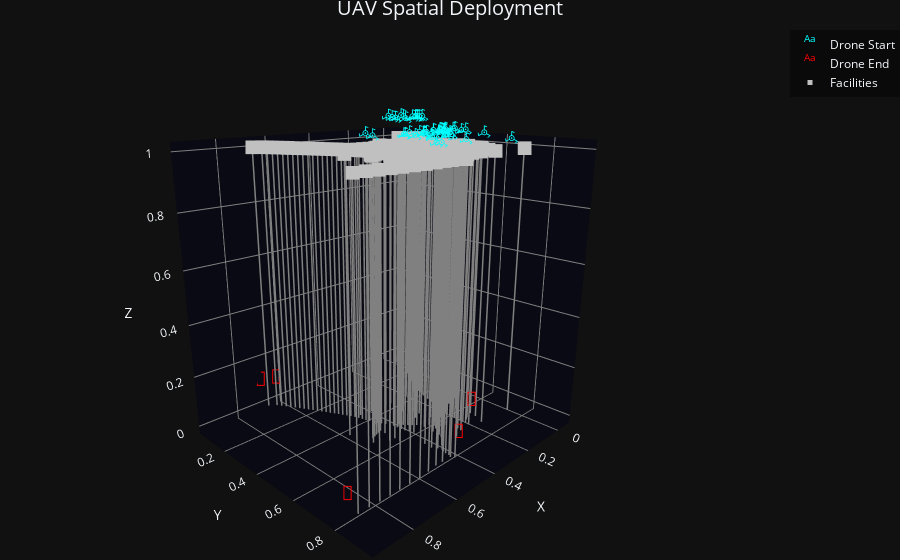

Notebook code for this chart:
### Code cell
plot_UAV_FLPO(START_locs, END_locs, F_base, (4,3))
plot_UAV_FLPO_3D(START_locs, END_locs, F_base)

### Figure 1 — Plotly figure (JSON) as saved in the notebook; plotly's stock layout.template omitted (floating-point values rounded to 4 significant figures; data arrays with more than 128 entries replaced by an {"elided": "..."} marker saying what was removed)
{"data": [{"mode": "text", "name": "Drone Start", "text": ["𖥂", "𖥂", "𖥂", "𖥂", "𖥂", "𖥂", "𖥂", "𖥂", "𖥂", "𖥂", "𖥂", "𖥂", "𖥂", "𖥂", "𖥂", "𖥂", "𖥂", "𖥂", "𖥂", "𖥂", "𖥂", "𖥂", "𖥂", "𖥂", "𖥂", "𖥂", "𖥂", "𖥂", "𖥂", "𖥂", "𖥂", "𖥂", "𖥂", "𖥂", "𖥂", "𖥂", "𖥂", "𖥂", "𖥂", "𖥂", "𖥂", "𖥂", "𖥂", "𖥂", "𖥂", "𖥂", "𖥂", "𖥂", "𖥂", "𖥂"], "textfont": {"color": "cyan", "size": 16}, "type": "scatter3d", "x": [0.4272, 0.2988, 0.4872, 0.4497, 0.416, 0.3714, 0.5195, 0.5924, 0.4868, 0.6035, 0.4593, 0.3166, 0.3542, 0.3772, 0.314, 0.3485, 0.2562, 0.3332, 0.2726, 0.2917, 0.2645, 0.3275, 0.3175, 0.2934, 0.3585, 0.3434, 0.6059, 0.4265, 0.4616, 0.5089, 0.415, 0.5169, 0.4335, 0.5775, 0.4396, 0.3942, 0.5077, 0.3678, 0.04425, -0.02974, -0.02853, -0.005378, 0.01413, -0.05098, -0.001445, -0.02785, 0.07841, -0.01472, 0.09004, 0.08128], "y": [0.7376, 0.7787, 0.7264, 0.7446, 0.742, 0.9315, 0.7549, 0.8534, 0.8559, 0.8447, 0.6656, 0.6196, 0.6148, 0.6568, 0.6094, 0.6572, 0.6246, 0.645, 0.6305, 0.681, 0.6773, 0.6204, 0.6305, 0.6137, 0.6201, 0.6482, 0.5923, 0.6394, 0.6098, 0.6776, 0.64, 0.6375, 0.6272, 0.5308, 0.648, 0.6757, 0.6348, 0.6957, 0.09958, 0.184, 0.2044, 0.189, 0.1567, 0.1999, 0.208, 0.1947, 0.2292, 0.1149, 0.1844, 0.1574], "z": [1.0, 1.0, 1.0, 1.0, 1.0, 1.0, 1.0, 1.0, 1.0, 1.0, 1.0, 1.0, 1.0, 1.0, 1.0, 1.0, 1.0, 1.0, 1.0, 1.0, 1.0, 1.0, 1.0, 1.0, 1.0, 1.0, 1.0, 1.0, 1.0, 1.0, 1.0, 1.0, 1.0, 1.0, 1.0, 1.0, 1.0, 1.0, 1.0, 1.0, 1.0, 1.0, 1.0, 1.0, 1.0, 1.0, 1.0, 1.0, 1.0, 1.0]}, {"mode": "text", "name": "Drone End", "text": ["📍", "📍", "📍", "📍", "📍", "📍", "📍", "📍", "📍", "📍", "📍", "📍", "📍", "📍", "📍", "📍", "📍", "📍", "📍", "📍", "📍", "📍", "📍", "📍", "📍", "📍", "📍", "📍", "📍", "📍", "📍", "📍", "📍", "📍", "📍", "📍", "📍", "📍", "📍", "📍", "📍", "📍", "📍", "📍", "📍", "📍", "📍", "📍", "📍", "📍"], "textfont": {"color": "red", "size": 20}, "type": "scatter3d", "x": [0.9345, 0.9345, 0.9345, 0.9345, 0.9345, 0.9345, 0.9345, 0.9345, 0.9345, 0.9345, 0.4503, 0.4503, 0.4503, 0.4503, 0.4503, 0.4503, 0.4503, 0.4503, 0.4503, 0.4503, 0.7136, 0.7136, 0.7136, 0.7136, 0.7136, 0.7136, 0.7136, 0.7136, 0.7136, 0.7136, 0.659, 0.659, 0.659, 0.659, 0.659, 0.659, 0.659, 0.659, 0.659, 0.659, 0.2491, 0.2491, 0.2491, 0.2491, 0.2491, 0.2491, 0.2491, 0.2491, 0.2491, 0.2491], "y": [0.8207, 0.8207, 0.8207, 0.8207, 0.8207, 0.8207, 0.8207, 0.8207, 0.8207, 0.8207, 0.8435, 0.8435, 0.8435, 0.8435, 0.8435, 0.8435, 0.8435, 0.8435, 0.8435, 0.8435, 0.05569, 0.05569, 0.05569, 0.05569, 0.05569, 0.05569, 0.05569, 0.05569, 0.05569, 0.05569, 0.08356, 0.08356, 0.08356, 0.08356, 0.08356, 0.08356, 0.08356, 0.08356, 0.08356, 0.08356, 0.742, 0.742, 0.742, 0.742, 0.742, 0.742, 0.742, 0.742, 0.742, 0.742], "z": [0.0, 0.0, 0.0, 0.0, 0.0, 0.0, 0.0, 0.0, 0.0, 0.0, 0.0, 0.0, 0.0, 0.0, 0.0, 0.0, 0.0, 0.0, 0.0, 0.0, 0.0, 0.0, 0.0, 0.0, 0.0, 0.0, 0.0, 0.0, 0.0, 0.0, 0.0, 0.0, 0.0, 0.0, 0.0, 0.0, 0.0, 0.0, 0.0, 0.0, 0.0, 0.0, 0.0, 0.0, 0.0, 0.0, 0.0, 0.0, 0.0, 0.0]}, {"line": {"color": "gray", "width": 3}, "mode": "lines", "showlegend": false, "type": "scatter3d", "x": [0.2427, 0.2427], "y": [0.6192, 0.6192], "z": [0, 1]}, {"line": {"color": "gray", "width": 3}, "mode": "lines", "showlegend": false, "type": "scatter3d", "x": [0.2396, 0.2396], "y": [0.3992, 0.3992], "z": [0, 1]}, {"line": {"color": "gray", "width": 3}, "mode": "lines", "showlegend": false, "type": "scatter3d", "x": [0.008347, 0.008347], "y": [0.2108, 0.2108], "z": [0, 1]}, {"line": {"color": "gray", "width": 3}, "mode": "lines", "showlegend": false, "type": "scatter3d", "x": [0.3345, 0.3345], "y": [0.4036, 0.4036], "z": [0, 1]}, {"line": {"color": "gray", "width": 3}, "mode": "lines", "showlegend": false, "type": "scatter3d", "x": [0.8062, 0.8062], "y": [0.825, 0.825], "z": [0, 1]}, {"line": {"color": "gray", "width": 3}, "mode": "lines", "showlegend": false, "type": "scatter3d", "x": [0.4913, 0.4913], "y": [0.4478, 0.4478], "z": [0, 1]}, {"line": {"color": "gray", "width": 3}, "mode": "lines", "showlegend": false, "type": "scatter3d", "x": [0.4524, 0.4524], "y": [0.5364, 0.5364], "z": [0, 1]}, {"line": {"color": "gray", "width": 3}, "mode": "lines", "showlegend": false, "type": "scatter3d", "x": [0.3473, 0.3473], "y": [0.6439, 0.6439], "z": [0, 1]}, {"line": {"color": "gray", "width": 3}, "mode": "lines", "showlegend": false, "type": "scatter3d", "x": [0.3061, 0.3061], "y": [0.5891, 0.5891], "z": [0, 1]}, {"line": {"color": "gray", "width": 3}, "mode": "lines", "showlegend": false, "type": "scatter3d", "x": [0.4837, 0.4837], "y": [0.3897, 0.3897], "z": [0, 1]}, {"line": {"color": "gray", "width": 3}, "mode": "lines", "showlegend": false, "type": "scatter3d", "x": [0.3789, 0.3789], "y": [0.6494, 0.6494], "z": [0, 1]}, {"line": {"color": "gray", "width": 3}, "mode": "lines", "showlegend": false, "type": "scatter3d", "x": [0.8926, 0.8926], "y": [0.8219, 0.8219], "z": [0, 1]}, {"line": {"color": "gray", "width": 3}, "mode": "lines", "showlegend": false, "type": "scatter3d", "x": [0.3211, 0.3211], "y": [0.5182, 0.5182], "z": [0, 1]}, {"line": {"color": "gray", "width": 3}, "mode": "lines", "showlegend": false, "type": "scatter3d", "x": [0.3589, 0.3589], "y": [0.3689, 0.3689], "z": [0, 1]}, {"line": {"color": "gray", "width": 3}, "mode": "lines", "showlegend": false, "type": "scatter3d", "x": [0.338, 0.338], "y": [0.6298, 0.6298], "z": [0, 1]}, {"line": {"color": "gray", "width": 3}, "mode": "lines", "showlegend": false, "type": "scatter3d", "x": [0.448, 0.448], "y": [0.5724, 0.5724], "z": [0, 1]}, {"line": {"color": "gray", "width": 3}, "mode": "lines", "showlegend": false, "type": "scatter3d", "x": [0.1979, 0.1979], "y": [0.7493, 0.7493], "z": [0, 1]}, {"line": {"color": "gray", "width": 3}, "mode": "lines", "showlegend": false, "type": "scatter3d", "x": [0.1741, 0.1741], "y": [0.6589, 0.6589], "z": [0, 1]}, {"line": {"color": "gray", "width": 3}, "mode": "lines", "showlegend": false, "type": "scatter3d", "x": [0.4439, 0.4439], "y": [0.5323, 0.5323], "z": [0, 1]}, {"line": {"color": "gray", "width": 3}, "mode": "lines", "showlegend": false, "type": "scatter3d", "x": [0.3109, 0.3109], "y": [0.6715, 0.6715], "z": [0, 1]}, {"line": {"color": "gray", "width": 3}, "mode": "lines", "showlegend": false, "type": "scatter3d", "x": [0.3915, 0.3915], "y": [0.3882, 0.3882], "z": [0, 1]}, {"line": {"color": "gray", "width": 3}, "mode": "lines", "showlegend": false, "type": "scatter3d", "x": [0.1121, 0.1121], "y": [0.5686, 0.5686], "z": [0, 1]}, {"line": {"color": "gray", "width": 3}, "mode": "lines", "showlegend": false, "type": "scatter3d", "x": [0.2093, 0.2093], "y": [0.6895, 0.6895], "z": [0, 1]}, {"line": {"color": "gray", "width": 3}, "mode": "lines", "showlegend": false, "type": "scatter3d", "x": [0.4937, 0.4937], "y": [0.4798, 0.4798], "z": [0, 1]}, {"line": {"color": "gray", "width": 3}, "mode": "lines", "showlegend": false, "type": "scatter3d", "x": [0.5118, 0.5118], "y": [0.6011, 0.6011], "z": [0, 1]}, {"line": {"color": "gray", "width": 3}, "mode": "lines", "showlegend": false, "type": "scatter3d", "x": [0.6149, 0.6149], "y": [0.1801, 0.1801], "z": [0, 1]}, {"line": {"color": "gray", "width": 3}, "mode": "lines", "showlegend": false, "type": "scatter3d", "x": [0.5405, 0.5405], "y": [0.5368, 0.5368], "z": [0, 1]}, {"line": {"color": "gray", "width": 3}, "mode": "lines", "showlegend": false, "type": "scatter3d", "x": [0.28, 0.28], "y": [0.6187, 0.6187], "z": [0, 1]}, {"line": {"color": "gray", "width": 3}, "mode": "lines", "showlegend": false, "type": "scatter3d", "x": [0.5387, 0.5387], "y": [0.3241, 0.3241], "z": [0, 1]}, {"line": {"color": "gray", "width": 3}, "mode": "lines", "showlegend": false, "type": "scatter3d", "x": [-0.01306, -0.01306], "y": [0.2036, 0.2036], "z": [0, 1]}, {"line": {"color": "gray", "width": 3}, "mode": "lines", "showlegend": false, "type": "scatter3d", "x": [0.2474, 0.2474], "y": [0.7127, 0.7127], "z": [0, 1]}, {"line": {"color": "gray", "width": 3}, "mode": "lines", "showlegend": false, "type": "scatter3d", "x": [0.2857, 0.2857], "y": [0.4018, 0.4018], "z": [0, 1]}, {"line": {"color": "gray", "width": 3}, "mode": "lines", "showlegend": false, "type": "scatter3d", "x": [0.5307, 0.5307], "y": [0.3393, 0.3393], "z": [0, 1]}, {"line": {"color": "gray", "width": 3}, "mode": "lines", "showlegend": false, "type": "scatter3d", "x": [0.4715, 0.4715], "y": [0.4914, 0.4914], "z": [0, 1]}, {"line": {"color": "gray", "width": 3}, "mode": "lines", "showlegend": false, "type": "scatter3d", "x": [0.5232, 0.5232], "y": [0.3548, 0.3548], "z": [0, 1]}, {"line": {"color": "gray", "width": 3}, "mode": "lines", "showlegend": false, "type": "scatter3d", "x": [0.4406, 0.4406], "y": [0.6056, 0.6056], "z": [0, 1]}, {"line": {"color": "gray", "width": 3}, "mode": "lines", "showlegend": false, "type": "scatter3d", "x": [0.2627, 0.2627], "y": [0.4015, 0.4015], "z": [0, 1]}, {"line": {"color": "gray", "width": 3}, "mode": "lines", "showlegend": false, "type": "scatter3d", "x": [0.3776, 0.3776], "y": [0.6226, 0.6226], "z": [0, 1]}, {"line": {"color": "gray", "width": 3}, "mode": "lines", "showlegend": false, "type": "scatter3d", "x": [0.2145, 0.2145], "y": [0.5253, 0.5253], "z": [0, 1]}, {"line": {"color": "gray", "width": 3}, "mode": "lines", "showlegend": false, "type": "scatter3d", "x": [0.09281, 0.09281], "y": [0.2759, 0.2759], "z": [0, 1]}, {"line": {"color": "gray", "width": 3}, "mode": "lines", "showlegend": false, "type": "scatter3d", "x": [0.4463, 0.4463], "y": [0.5891, 0.5891], "z": [0, 1]}, {"line": {"color": "gray", "width": 3}, "mode": "lines", "showlegend": false, "type": "scatter3d", "x": [0.6634, 0.6634], "y": [0.0971, 0.0971], "z": [0, 1]}, {"line": {"color": "gray", "width": 3}, "mode": "lines", "showlegend": false, "type": "scatter3d", "x": [0.2011, 0.2011], "y": [0.4827, 0.4827], "z": [0, 1]}, {"line": {"color": "gray", "width": 3}, "mode": "lines", "showlegend": false, "type": "scatter3d", "x": [0.4392, 0.4392], "y": [0.7616, 0.7616], "z": [0, 1]}, {"line": {"color": "gray", "width": 3}, "mode": "lines", "showlegend": false, "type": "scatter3d", "x": [0.2862, 0.2862], "y": [0.6287, 0.6287], "z": [0, 1]}, {"line": {"color": "gray", "width": 3}, "mode": "lines", "showlegend": false, "type": "scatter3d", "x": [0.2231, 0.2231], "y": [0.6977, 0.6977], "z": [0, 1]}, {"line": {"color": "gray", "width": 3}, "mode": "lines", "showlegend": false, "type": "scatter3d", "x": [0.4329, 0.4329], "y": [0.3961, 0.3961], "z": [0, 1]}, {"line": {"color": "gray", "width": 3}, "mode": "lines", "showlegend": false, "type": "scatter3d", "x": [0.5267, 0.5267], "y": [0.5322, 0.5322], "z": [0, 1]}, {"line": {"color": "gray", "width": 3}, "mode": "lines", "showlegend": false, "type": "scatter3d", "x": [0.4298, 0.4298], "y": [0.7513, 0.7513], "z": [0, 1]}, {"line": {"color": "gray", "width": 3}, "mode": "lines", "showlegend": false, "type": "scatter3d", "x": [0.03509, 0.03509], "y": [0.1485, 0.1485], "z": [0, 1]}, {"line": {"color": "gray", "width": 3}, "mode": "lines", "showlegend": false, "type": "scatter3d", "x": [0.5114, 0.5114], "y": [0.6255, 0.6255], "z": [0, 1]}, {"line": {"color": "gray", "width": 3}, "mode": "lines", "showlegend": false, "type": "scatter3d", "x": [0.588, 0.588], "y": [0.2294, 0.2294], "z": [0, 1]}, {"line": {"color": "gray", "width": 3}, "mode": "lines", "showlegend": false, "type": "scatter3d", "x": [0.2235, 0.2235], "y": [0.5537, 0.5537], "z": [0, 1]}, {"line": {"color": "gray", "width": 3}, "mode": "lines", "showlegend": false, "type": "scatter3d", "x": [0.1741, 0.1741], "y": [0.6778, 0.6778], "z": [0, 1]}, {"line": {"color": "gray", "width": 3}, "mode": "lines", "showlegend": false, "type": "scatter3d", "x": [0.1935, 0.1935], "y": [0.5955, 0.5955], "z": [0, 1]}, {"line": {"color": "gray", "width": 3}, "mode": "lines", "showlegend": false, "type": "scatter3d", "x": [0.1938, 0.1938], "y": [0.3962, 0.3962], "z": [0, 1]}, {"line": {"color": "gray", "width": 3}, "mode": "lines", "showlegend": false, "type": "scatter3d", "x": [0.6533, 0.6533], "y": [0.1141, 0.1141], "z": [0, 1]}, {"line": {"color": "gray", "width": 3}, "mode": "lines", "showlegend": false, "type": "scatter3d", "x": [0.2478, 0.2478], "y": [0.6877, 0.6877], "z": [0, 1]}, {"line": {"color": "gray", "width": 3}, "mode": "lines", "showlegend": false, "type": "scatter3d", "x": [0.4953, 0.4953], "y": [0.4324, 0.4324], "z": [0, 1]}, {"line": {"color": "gray", "width": 3}, "mode": "lines", "showlegend": false, "type": "scatter3d", "x": [0.5035, 0.5035], "y": [0.4008, 0.4008], "z": [0, 1]}, {"line": {"color": "gray", "width": 3}, "mode": "lines", "showlegend": false, "type": "scatter3d", "x": [0.3504, 0.3504], "y": [0.4814, 0.4814], "z": [0, 1]}, {"line": {"color": "gray", "width": 3}, "mode": "lines", "showlegend": false, "type": "scatter3d", "x": [0.5086, 0.5086], "y": [0.385, 0.385], "z": [0, 1]}, {"line": {"color": "gray", "width": 3}, "mode": "lines", "showlegend": false, "type": "scatter3d", "x": [0.2199, 0.2199], "y": [0.6195, 0.6195], "z": [0, 1]}, {"line": {"color": "gray", "width": 3}, "mode": "lines", "showlegend": false, "type": "scatter3d", "x": [0.411, 0.411], "y": [0.5701, 0.5701], "z": [0, 1]}, {"line": {"color": "gray", "width": 3}, "mode": "lines", "showlegend": false, "type": "scatter3d", "x": [0.4547, 0.4547], "y": [0.7542, 0.7542], "z": [0, 1]}, {"line": {"color": "gray", "width": 3}, "mode": "lines", "showlegend": false, "type": "scatter3d", "x": [0.176, 0.176], "y": [0.4104, 0.4104], "z": [0, 1]}, {"line": {"color": "gray", "width": 3}, "mode": "lines", "showlegend": false, "type": "scatter3d", "x": [0.1867, 0.1867], "y": [0.6142, 0.6142], "z": [0, 1]}, {"line": {"color": "gray", "width": 3}, "mode": "lines", "showlegend": false, "type": "scatter3d", "x": [0.1531, 0.1531], "y": [0.3698, 0.3698], "z": [0, 1]}, {"line": {"color": "gray", "width": 3}, "mode": "lines", "showlegend": false, "type": "scatter3d", "x": [0.2426, 0.2426], "y": [0.6326, 0.6326], "z": [0, 1]}, {"line": {"color": "gray", "width": 3}, "mode": "lines", "showlegend": false, "type": "scatter3d", "x": [0.6302, 0.6302], "y": [0.8293, 0.8293], "z": [0, 1]}, {"line": {"color": "gray", "width": 3}, "mode": "lines", "showlegend": false, "type": "scatter3d", "x": [0.5001, 0.5001], "y": [0.4959, 0.4959], "z": [0, 1]}, {"line": {"color": "gray", "width": 3}, "mode": "lines", "showlegend": false, "type": "scatter3d", "x": [0.3013, 0.3013], "y": [0.7336, 0.7336], "z": [0, 1]}, {"line": {"color": "gray", "width": 3}, "mode": "lines", "showlegend": false, "type": "scatter3d", "x": [0.3652, 0.3652], "y": [0.6149, 0.6149], "z": [0, 1]}, {"line": {"color": "gray", "width": 3}, "mode": "lines", "showlegend": false, "type": "scatter3d", "x": [0.4662, 0.4662], "y": [0.7356, 0.7356], "z": [0, 1]}, {"line": {"color": "gray", "width": 3}, "mode": "lines", "showlegend": false, "type": "scatter3d", "x": [0.6884, 0.6884], "y": [0.07661, 0.07661], "z": [0, 1]}, {"line": {"color": "gray", "width": 3}, "mode": "lines", "showlegend": false, "type": "scatter3d", "x": [0.06435, 0.06435], "y": [0.2352, 0.2352], "z": [0, 1]}, {"line": {"color": "gray", "width": 3}, "mode": "lines", "showlegend": false, "type": "scatter3d", "x": [0.2278, 0.2278], "y": [0.5667, 0.5667], "z": [0, 1]}, {"line": {"color": "gray", "width": 3}, "mode": "lines", "showlegend": false, "type": "scatter3d", "x": [0.1618, 0.1618], "y": [0.3829, 0.3829], "z": [0, 1]}, {"line": {"color": "gray", "width": 3}, "mode": "lines", "showlegend": false, "type": "scatter3d", "x": [0.3809, 0.3809], "y": [0.6974, 0.6974], "z": [0, 1]}, {"line": {"color": "gray", "width": 3}, "mode": "lines", "showlegend": false, "type": "scatter3d", "x": [0.3536, 0.3536], "y": [0.4719, 0.4719], "z": [0, 1]}, {"line": {"color": "gray", "width": 3}, "mode": "lines", "showlegend": false, "type": "scatter3d", "x": [0.624, 0.624], "y": [0.1637, 0.1637], "z": [0, 1]}, {"line": {"color": "gray", "width": 3}, "mode": "lines", "showlegend": false, "type": "scatter3d", "x": [0.1015, 0.1015], "y": [0.2897, 0.2897], "z": [0, 1]}, {"line": {"color": "gray", "width": 3}, "mode": "lines", "showlegend": false, "type": "scatter3d", "x": [0.196, 0.196], "y": [0.5645, 0.5645], "z": [0, 1]}, {"line": {"color": "gray", "width": 3}, "mode": "lines", "showlegend": false, "type": "scatter3d", "x": [0.3772, 0.3772], "y": [0.6051, 0.6051], "z": [0, 1]}, {"line": {"color": "gray", "width": 3}, "mode": "lines", "showlegend": false, "type": "scatter3d", "x": [0.187, 0.187], "y": [0.4392, 0.4392], "z": [0, 1]}, {"line": {"color": "gray", "width": 3}, "mode": "lines", "showlegend": false, "type": "scatter3d", "x": [0.1777, 0.1777], "y": [0.5243, 0.5243], "z": [0, 1]}, {"line": {"color": "gray", "width": 3}, "mode": "lines", "showlegend": false, "type": "scatter3d", "x": [0.06299, 0.06299], "y": [0.196, 0.196], "z": [0, 1]}, {"line": {"color": "gray", "width": 3}, "mode": "lines", "showlegend": false, "type": "scatter3d", "x": [0.1706, 0.1706], "y": [0.3954, 0.3954], "z": [0, 1]}, {"line": {"color": "gray", "width": 3}, "mode": "lines", "showlegend": false, "type": "scatter3d", "x": [0.4548, 0.4548], "y": [0.5201, 0.5201], "z": [0, 1]}, {"line": {"color": "gray", "width": 3}, "mode": "lines", "showlegend": false, "type": "scatter3d", "x": [0.1162, 0.1162], "y": [0.5289, 0.5289], "z": [0, 1]}, {"line": {"color": "gray", "width": 3}, "mode": "lines", "showlegend": false, "type": "scatter3d", "x": [0.4565, 0.4565], "y": [0.8325, 0.8325], "z": [0, 1]}, {"line": {"color": "gray", "width": 3}, "mode": "lines", "showlegend": false, "type": "scatter3d", "x": [0.1631, 0.1631], "y": [0.4934, 0.4934], "z": [0, 1]}, {"line": {"color": "gray", "width": 3}, "mode": "lines", "showlegend": false, "type": "scatter3d", "x": [0.2472, 0.2472], "y": [0.6744, 0.6744], "z": [0, 1]}, {"line": {"color": "gray", "width": 3}, "mode": "lines", "showlegend": false, "type": "scatter3d", "x": [0.1916, 0.1916], "y": [0.4539, 0.4539], "z": [0, 1]}, {"line": {"color": "gray", "width": 3}, "mode": "lines", "showlegend": false, "type": "scatter3d", "x": [0.6117, 0.6117], "y": [0.4717, 0.4717], "z": [0, 1]}, {"line": {"color": "gray", "width": 3}, "mode": "lines", "showlegend": false, "type": "scatter3d", "x": [0.1105, 0.1105], "y": [0.3035, 0.3035], "z": [0, 1]}, {"line": {"color": "gray", "width": 3}, "mode": "lines", "showlegend": false, "type": "scatter3d", "x": [0.1195, 0.1195], "y": [0.317, 0.317], "z": [0, 1]}, {"line": {"color": "gray", "width": 3}, "mode": "lines", "showlegend": false, "type": "scatter3d", "x": [0.3147, 0.3147], "y": [0.4946, 0.4946], "z": [0, 1]}, {"line": {"color": "gray", "width": 3}, "mode": "lines", "showlegend": false, "type": "scatter3d", "x": [0.3642, 0.3642], "y": [0.6722, 0.6722], "z": [0, 1]}, {"line": {"color": "gray", "width": 3}, "mode": "lines", "showlegend": false, "type": "scatter3d", "x": [0.5544, 0.5544], "y": [0.2935, 0.2935], "z": [0, 1]}, {"line": {"color": "gray", "width": 3}, "mode": "lines", "showlegend": false, "type": "scatter3d", "x": [0.4639, 0.4639], "y": [0.7026, 0.7026], "z": [0, 1]}, {"line": {"color": "gray", "width": 3}, "mode": "lines", "showlegend": false, "type": "scatter3d", "x": [0.3801, 0.3801], "y": [0.6673, 0.6673], "z": [0, 1]}, {"line": {"color": "gray", "width": 3}, "mode": "lines", "showlegend": false, "type": "scatter3d", "x": [0.2139, 0.2139], "y": [0.5689, 0.5689], "z": [0, 1]}, {"line": {"color": "gray", "width": 3}, "mode": "lines", "showlegend": false, "type": "scatter3d", "x": [0.5971, 0.5971], "y": [0.2129, 0.2129], "z": [0, 1]}, {"line": {"color": "gray", "width": 3}, "mode": "lines", "showlegend": false, "type": "scatter3d", "x": [0.2406, 0.2406], "y": [0.6073, 0.6073], "z": [0, 1]}, {"line": {"color": "gray", "width": 3}, "mode": "lines", "showlegend": false, "type": "scatter3d", "x": [0.5868, 0.5868], "y": [0.5687, 0.5687], "z": [0, 1]}, {"line": {"color": "gray", "width": 3}, "mode": "lines", "showlegend": false, "type": "scatter3d", "x": [0.3159, 0.3159], "y": [0.5404, 0.5404], "z": [0, 1]}, {"line": {"color": "gray", "width": 3}, "mode": "lines", "showlegend": false, "type": "scatter3d", "x": [0.5069, 0.5069], "y": [0.82, 0.82], "z": [0, 1]}, {"line": {"color": "gray", "width": 3}, "mode": "lines", "showlegend": false, "type": "scatter3d", "x": [0.7633, 0.7633], "y": [0.8264, 0.8264], "z": [0, 1]}, {"line": {"color": "gray", "width": 3}, "mode": "lines", "showlegend": false, "type": "scatter3d", "x": [0.5705, 0.5705], "y": [0.2617, 0.2617], "z": [0, 1]}, {"line": {"color": "gray", "width": 3}, "mode": "lines", "showlegend": false, "type": "scatter3d", "x": [0.6436, 0.6436], "y": [0.1309, 0.1309], "z": [0, 1]}, {"line": {"color": "gray", "width": 3}, "mode": "lines", "showlegend": false, "type": "scatter3d", "x": [0.04974, 0.04974], "y": [0.7627, 0.7627], "z": [0, 1]}, {"line": {"color": "gray", "width": 3}, "mode": "lines", "showlegend": false, "type": "scatter3d", "x": [0.145, 0.145], "y": [0.5872, 0.5872], "z": [0, 1]}, {"line": {"color": "gray", "width": 3}, "mode": "lines", "showlegend": false, "type": "scatter3d", "x": [0.4796, 0.4796], "y": [0.4772, 0.4772], "z": [0, 1]}, {"line": {"color": "gray", "width": 3}, "mode": "lines", "showlegend": false, "type": "scatter3d", "x": [0.3462, 0.3462], "y": [0.7499, 0.7499], "z": [0, 1]}, {"line": {"color": "gray", "width": 3}, "mode": "lines", "showlegend": false, "type": "scatter3d", "x": [0.1689, 0.1689], "y": [0.5716, 0.5716], "z": [0, 1]}, {"line": {"color": "gray", "width": 3}, "mode": "lines", "showlegend": false, "type": "scatter3d", "x": [0.5125, 0.5125], "y": [0.5512, 0.5512], "z": [0, 1]}, {"line": {"color": "gray", "width": 3}, "mode": "lines", "showlegend": false, "type": "scatter3d", "x": [0.5541, 0.5541], "y": [0.5413, 0.5413], "z": [0, 1]}, {"line": {"color": "gray", "width": 3}, "mode": "lines", "showlegend": false, "type": "scatter3d", "x": [0.2465, 0.2465], "y": [0.6597, 0.6597], "z": [0, 1]}, {"line": {"color": "gray", "width": 3}, "mode": "lines", "showlegend": false, "type": "scatter3d", "x": [0.2983, 0.2983], "y": [0.7166, 0.7166], "z": [0, 1]}, {"line": {"color": "gray", "width": 3}, "mode": "lines", "showlegend": false, "type": "scatter3d", "x": [0.4505, 0.4505], "y": [0.5539, 0.5539], "z": [0, 1]}, {"line": {"color": "gray", "width": 3}, "mode": "lines", "showlegend": false, "type": "scatter3d", "x": [0.36, 0.36], "y": [0.4027, 0.4027], "z": [0, 1]}, {"line": {"color": "gray", "width": 3}, "mode": "lines", "showlegend": false, "type": "scatter3d", "x": [0.3237, 0.3237], "y": [0.6259, 0.6259], "z": [0, 1]}, {"line": {"color": "gray", "width": 3}, "mode": "lines", "showlegend": false, "type": "scatter3d", "x": [0.1963, 0.1963], "y": [0.4684, 0.4684], "z": [0, 1]}, {"line": {"color": "gray", "width": 3}, "mode": "lines", "showlegend": false, "type": "scatter3d", "x": [0.2323, 0.2323], "y": [0.5802, 0.5802], "z": [0, 1]}, {"line": {"color": "gray", "width": 3}, "mode": "lines", "showlegend": false, "type": "scatter3d", "x": [0.5062, 0.5062], "y": [0.5119, 0.5119], "z": [0, 1]}, {"line": {"color": "gray", "width": 3}, "mode": "lines", "showlegend": false, "type": "scatter3d", "x": [0.1595, 0.1595], "y": [0.5496, 0.5496], "z": [0, 1]}, {"line": {"color": "gray", "width": 3}, "mode": "lines", "showlegend": false, "type": "scatter3d", "x": [0.2189, 0.2189], "y": [0.5393, 0.5393], "z": [0, 1]}, {"line": {"color": "gray", "width": 3}, "mode": "lines", "showlegend": false, "type": "scatter3d", "x": [0.2475, 0.2475], "y": [0.6998, 0.6998], "z": [0, 1]}, {"line": {"color": "gray", "width": 3}, "mode": "lines", "showlegend": false, "type": "scatter3d", "x": [0.3718, 0.3718], "y": [0.6865, 0.6865], "z": [0, 1]}, {"line": {"color": "gray", "width": 3}, "mode": "lines", "showlegend": false, "type": "scatter3d", "x": [0.3564, 0.3564], "y": [0.6598, 0.6598], "z": [0, 1]}, {"line": {"color": "gray", "width": 3}, "mode": "lines", "showlegend": false, "type": "scatter3d", "x": [0.1216, 0.1216], "y": [0.5541, 0.5541], "z": [0, 1]}, {"line": {"color": "gray", "width": 3}, "mode": "lines", "showlegend": false, "type": "scatter3d", "x": [0.4555, 0.4555], "y": [0.7803, 0.7803], "z": [0, 1]}, {"line": {"color": "gray", "width": 3}, "mode": "lines", "showlegend": false, "type": "scatter3d", "x": [0.1787, 0.1787], "y": [0.7062, 0.7062], "z": [0, 1]}, {"line": {"color": "gray", "width": 3}, "mode": "lines", "showlegend": false, "type": "scatter3d", "x": [0.3216, 0.3216], "y": [0.3315, 0.3315], "z": [0, 1]}, {"line": {"color": "gray", "width": 3}, "mode": "lines", "showlegend": false, "type": "scatter3d", "x": [0.3336, 0.3336], "y": [0.5023, 0.5023], "z": [0, 1]}, {"line": {"color": "gray", "width": 3}, "mode": "lines", "showlegend": false, "type": "scatter3d", "x": [0.4591, 0.4591], "y": [0.8085, 0.8085], "z": [0, 1]}, {"line": {"color": "gray", "width": 3}, "mode": "lines", "showlegend": false, "type": "scatter3d", "x": [0.4197, 0.4197], "y": [0.7434, 0.7434], "z": [0, 1]}, {"line": {"color": "gray", "width": 3}, "mode": "lines", "showlegend": false, "type": "scatter3d", "x": [0.06403, 0.06403], "y": [0.2157, 0.2157], "z": [0, 1]}, {"line": {"color": "gray", "width": 3}, "mode": "lines", "showlegend": false, "type": "scatter3d", "x": [0.562, 0.562], "y": [0.2777, 0.2777], "z": [0, 1]}, {"line": {"color": "gray", "width": 3}, "mode": "lines", "showlegend": false, "type": "scatter3d", "x": [0.1367, 0.1367], "y": [0.3436, 0.3436], "z": [0, 1]}, {"line": {"color": "gray", "width": 3}, "mode": "lines", "showlegend": false, "type": "scatter3d", "x": [0.3991, 0.3991], "y": [0.7251, 0.7251], "z": [0, 1]}, {"line": {"color": "gray", "width": 3}, "mode": "lines", "showlegend": false, "type": "scatter3d", "x": [0.5834, 0.5834], "y": [0.8249, 0.8249], "z": [0, 1]}, {"line": {"color": "gray", "width": 3}, "mode": "lines", "showlegend": false, "type": "scatter3d", "x": [0.2079, 0.2079], "y": [0.577, 0.577], "z": [0, 1]}, {"line": {"color": "gray", "width": 3}, "mode": "lines", "showlegend": false, "type": "scatter3d", "x": [0.3505, 0.3505], "y": [0.5529, 0.5529], "z": [0, 1]}, {"line": {"color": "gray", "width": 3}, "mode": "lines", "showlegend": false, "type": "scatter3d", "x": [0.2363, 0.2363], "y": [0.5944, 0.5944], "z": [0, 1]}, {"line": {"color": "gray", "width": 3}, "mode": "lines", "showlegend": false, "type": "scatter3d", "x": [0.2057, 0.2057], "y": [0.4973, 0.4973], "z": [0, 1]}, {"line": {"color": "gray", "width": 3}, "mode": "lines", "showlegend": false, "type": "scatter3d", "x": [0.3876, 0.3876], "y": [0.5935, 0.5935], "z": [0, 1]}, {"line": {"color": "gray", "width": 3}, "mode": "lines", "showlegend": false, "type": "scatter3d", "x": [0.5788, 0.5788], "y": [0.2456, 0.2456], "z": [0, 1]}, {"line": {"color": "gray", "width": 3}, "mode": "lines", "showlegend": false, "type": "scatter3d", "x": [0.05458, 0.05458], "y": [0.1734, 0.1734], "z": [0, 1]}, {"line": {"color": "gray", "width": 3}, "mode": "lines", "showlegend": false, "type": "scatter3d", "x": [0.4872, 0.4872], "y": [0.463, 0.463], "z": [0, 1]}, {"line": {"color": "gray", "width": 3}, "mode": "lines", "showlegend": false, "type": "scatter3d", "x": [0.1739, 0.1739], "y": [0.5696, 0.5696], "z": [0, 1]}, {"line": {"color": "gray", "width": 3}, "mode": "lines", "showlegend": false, "type": "scatter3d", "x": [0.6058, 0.6058], "y": [0.1966, 0.1966], "z": [0, 1]}, {"line": {"color": "gray", "width": 3}, "mode": "lines", "showlegend": false, "type": "scatter3d", "x": [0.1814, 0.1814], "y": [0.4247, 0.4247], "z": [0, 1]}, {"line": {"color": "gray", "width": 3}, "mode": "lines", "showlegend": false, "type": "scatter3d", "x": [0.2923, 0.2923], "y": [0.5196, 0.5196], "z": [0, 1]}, {"line": {"color": "gray", "width": 3}, "mode": "lines", "showlegend": false, "type": "scatter3d", "x": [0.4634, 0.4634], "y": [0.5058, 0.5058], "z": [0, 1]}, {"line": {"color": "gray", "width": 3}, "mode": "lines", "showlegend": false, "type": "scatter3d", "x": [0.8484, 0.8484], "y": [0.8229, 0.8229], "z": [0, 1]}, {"line": {"color": "gray", "width": 3}, "mode": "lines", "showlegend": false, "type": "scatter3d", "x": [0.1384, 0.1384], "y": [0.6464, 0.6464], "z": [0, 1]}, {"line": {"color": "gray", "width": 3}, "mode": "lines", "showlegend": false, "type": "scatter3d", "x": [0.3041, 0.3041], "y": [0.3721, 0.3721], "z": [0, 1]}, {"line": {"color": "gray", "width": 3}, "mode": "lines", "showlegend": false, "type": "scatter3d", "x": [0.3106, 0.3106], "y": [0.403, 0.403], "z": [0, 1]}, {"line": {"color": "gray", "width": 3}, "mode": "lines", "showlegend": false, "type": "scatter3d", "x": [0.4654, 0.4654], "y": [0.8205, 0.8205], "z": [0, 1]}, {"line": {"color": "gray", "width": 3}, "mode": "lines", "showlegend": false, "type": "scatter3d", "x": [0.6747, 0.6747], "y": [0.8266, 0.8266], "z": [0, 1]}, {"line": {"color": "gray", "width": 3}, "mode": "lines", "showlegend": false, "type": "scatter3d", "x": [0.2444, 0.2444], "y": [0.6492, 0.6492], "z": [0, 1]}, {"line": {"color": "gray", "width": 3}, "mode": "lines", "showlegend": false, "type": "scatter3d", "x": [0.5681, 0.5681], "y": [0.5456, 0.5456], "z": [0, 1]}, {"line": {"color": "gray", "width": 3}, "mode": "lines", "showlegend": false, "type": "scatter3d", "x": [0.3028, 0.3028], "y": [0.6247, 0.6247], "z": [0, 1]}, {"line": {"color": "gray", "width": 3}, "mode": "lines", "showlegend": false, "type": "scatter3d", "x": [0.2482, 0.2482], "y": [0.728, 0.728], "z": [0, 1]}, {"line": {"color": "gray", "width": 3}, "mode": "lines", "showlegend": false, "type": "scatter3d", "x": [0.3889, 0.3889], "y": [0.714, 0.714], "z": [0, 1]}, {"line": {"color": "gray", "width": 3}, "mode": "lines", "showlegend": false, "type": "scatter3d", "x": [0.3837, 0.3837], "y": [0.4009, 0.4009], "z": [0, 1]}, {"line": {"color": "gray", "width": 3}, "mode": "lines", "showlegend": false, "type": "scatter3d", "x": [0.0746, 0.0746], "y": [0.2486, 0.2486], "z": [0, 1]}, {"line": {"color": "gray", "width": 3}, "mode": "lines", "showlegend": false, "type": "scatter3d", "x": [0.5122, 0.5122], "y": [0.5275, 0.5275], "z": [0, 1]}, {"line": {"color": "gray", "width": 3}, "mode": "lines", "showlegend": false, "type": "scatter3d", "x": [0.2166, 0.2166], "y": [0.3975, 0.3975], "z": [0, 1]}, {"line": {"color": "gray", "width": 3}, "mode": "lines", "showlegend": false, "type": "scatter3d", "x": [0.02721, 0.02721], "y": [0.2189, 0.2189], "z": [0, 1]}, {"line": {"color": "gray", "width": 3}, "mode": "lines", "showlegend": false, "type": "scatter3d", "x": [0.2099, 0.2099], "y": [0.5116, 0.5116], "z": [0, 1]}, {"line": {"color": "gray", "width": 3}, "mode": "lines", "showlegend": false, "type": "scatter3d", "x": [0.3531, 0.3531], "y": [0.5288, 0.5288], "z": [0, 1]}, {"line": {"color": "gray", "width": 3}, "mode": "lines", "showlegend": false, "type": "scatter3d", "x": [0.459, 0.459], "y": [0.7936, 0.7936], "z": [0, 1]}, {"line": {"color": "gray", "width": 3}, "mode": "lines", "showlegend": false, "type": "scatter3d", "x": [0.5359, 0.5359], "y": [0.5992, 0.5992], "z": [0, 1]}, {"line": {"color": "gray", "width": 3}, "mode": "lines", "showlegend": false, "type": "scatter3d", "x": [0.4994, 0.4994], "y": [0.4166, 0.4166], "z": [0, 1]}, {"line": {"color": "gray", "width": 3}, "mode": "lines", "showlegend": false, "type": "scatter3d", "x": [0.1449, 0.1449], "y": [0.3566, 0.3566], "z": [0, 1]}, {"line": {"color": "gray", "width": 3}, "mode": "lines", "showlegend": false, "type": "scatter3d", "x": [0.1639, 0.1639], "y": [0.4813, 0.4813], "z": [0, 1]}, {"line": {"color": "gray", "width": 3}, "mode": "lines", "showlegend": false, "type": "scatter3d", "x": [0.04602, 0.04602], "y": [0.2272, 0.2272], "z": [0, 1]}, {"line": {"color": "gray", "width": 3}, "mode": "lines", "showlegend": false, "type": "scatter3d", "x": [0.1282, 0.1282], "y": [0.3303, 0.3303], "z": [0, 1]}, {"line": {"color": "gray", "width": 3}, "mode": "lines", "showlegend": false, "type": "scatter3d", "x": [0.5391, 0.5391], "y": [0.8191, 0.8191], "z": [0, 1]}, {"line": {"color": "gray", "width": 3}, "mode": "lines", "showlegend": false, "type": "scatter3d", "x": [0.08377, 0.08377], "y": [0.2623, 0.2623], "z": [0, 1]}, {"line": {"color": "gray", "width": 3}, "mode": "lines", "showlegend": false, "type": "scatter3d", "x": [0.408, 0.408], "y": [0.3984, 0.3984], "z": [0, 1]}, {"line": {"color": "gray", "width": 3}, "mode": "lines", "showlegend": false, "type": "scatter3d", "x": [0.3998, 0.3998], "y": [0.582, 0.582], "z": [0, 1]}, {"line": {"color": "gray", "width": 3}, "mode": "lines", "showlegend": false, "type": "scatter3d", "x": [0.4501, 0.4501], "y": [0.7706, 0.7706], "z": [0, 1]}, {"line": {"color": "gray", "width": 3}, "mode": "lines", "showlegend": false, "type": "scatter3d", "x": [0.4092, 0.4092], "y": [0.7341, 0.7341], "z": [0, 1]}, {"line": {"color": "gray", "width": 3}, "mode": "lines", "showlegend": false, "type": "scatter3d", "x": [0.383, 0.383], "y": [0.4887, 0.4887], "z": [0, 1]}, {"line": {"color": "gray", "width": 3}, "mode": "lines", "showlegend": false, "type": "scatter3d", "x": [0.512, 0.512], "y": [0.5767, 0.5767], "z": [0, 1]}, {"line": {"color": "gray", "width": 3}, "mode": "lines", "showlegend": false, "type": "scatter3d", "x": [0.72, 0.72], "y": [0.8263, 0.8263], "z": [0, 1]}, {"line": {"color": "gray", "width": 3}, "mode": "lines", "showlegend": false, "type": "scatter3d", "x": [0.1814, 0.1814], "y": [0.5698, 0.5698], "z": [0, 1]}, {"line": {"color": "gray", "width": 3}, "mode": "lines", "showlegend": false, "type": "scatter3d", "x": [0.3536, 0.3536], "y": [0.6246, 0.6246], "z": [0, 1]}, {"line": {"color": "gray", "width": 3}, "mode": "lines", "showlegend": false, "type": "scatter3d", "x": [0.3311, 0.3311], "y": [0.6645, 0.6645], "z": [0, 1]}, {"line": {"color": "gray", "width": 3}, "mode": "lines", "showlegend": false, "type": "scatter3d", "x": [0.4581, 0.4581], "y": [0.3924, 0.3924], "z": [0, 1]}, {"line": {"color": "gray", "width": 3}, "mode": "lines", "showlegend": false, "type": "scatter3d", "x": [0.516, 0.516], "y": [0.3699, 0.3699], "z": [0, 1]}, {"line": {"color": "gray", "width": 3}, "mode": "lines", "showlegend": false, "type": "scatter3d", "x": [0.4332, 0.4332], "y": [0.5447, 0.5447], "z": [0, 1]}, {"line": {"color": "gray", "width": 3}, "mode": "lines", "showlegend": false, "type": "scatter3d", "x": [0.4223, 0.4223], "y": [0.5574, 0.5574], "z": [0, 1]}, {"line": {"color": "gray", "width": 3}, "mode": "lines", "showlegend": false, "type": "scatter3d", "x": [0.5463, 0.5463], "y": [0.3092, 0.3092], "z": [0, 1]}, {"line": {"color": "gray", "width": 3}, "mode": "lines", "showlegend": false, "type": "scatter3d", "x": [0.4348, 0.4348], "y": [0.6225, 0.6225], "z": [0, 1]}, {"line": {"color": "gray", "width": 3}, "mode": "lines", "showlegend": false, "type": "scatter3d", "x": [0.6339, 0.6339], "y": [0.1474, 0.1474], "z": [0, 1]}, {"marker": {"color": "silver", "size": 5, "symbol": "square"}, "mode": "markers", "name": "Facilities", "type": "scatter3d", "x": {"elided": "200 float values"}, "y": {"elided": "200 float values"}, "z": {"elided": "200 float values"}}], "layout": {"legend": {"bgcolor": "rgba(0,0,0,0.4)", "bordercolor": "white"}, "margin": {"b": 0, "l": 0, "r": 0, "t": 30}, "scene": {"aspectmode": "data", "camera": {"eye": {"x": 1.5, "y": 1.5, "z": 0.7}}, "xaxis": {"backgroundcolor": "rgb(10,10,20)", "gridcolor": "gray", "title": {"text": "X"}, "zerolinecolor": "gray"}, "yaxis": {"backgroundcolor": "rgb(10,10,20)", "gridcolor": "gray", "title": {"text": "Y"}, "zerolinecolor": "gray"}, "zaxis": {"backgroundcolor": "rgb(10,10,20)", "gridcolor": "gray", "title": {"text": "Z"}, "zerolinecolor": "gray"}}, "title": {"font": {"size": 20}, "text": "UAV Spatial Deployment", "x": 0.5}}}
